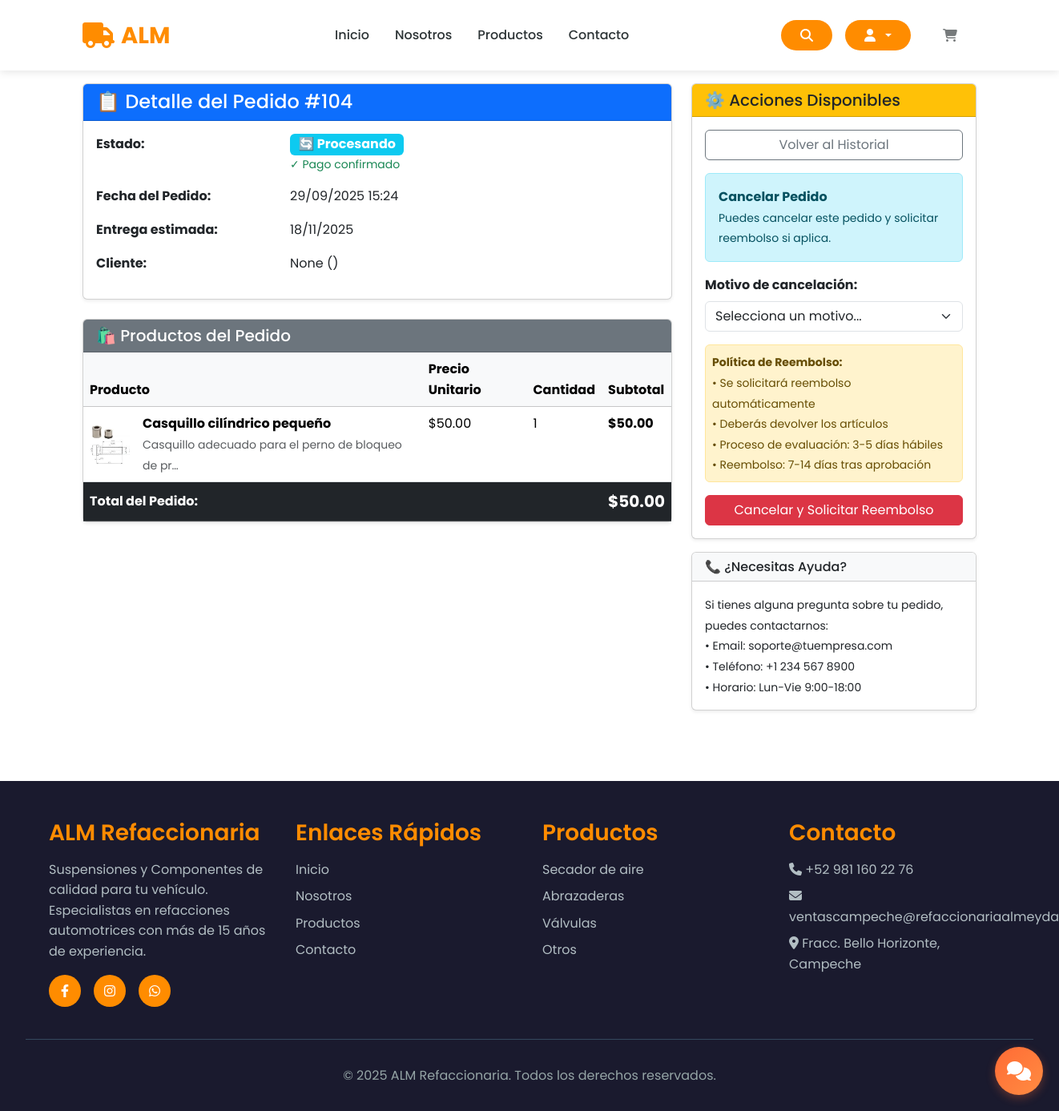
The page /order/104/ (signed in) on the database its author committed.
### store/models.py (models this page shows, shortened)
class Order(models.Model):
    STATUS_CHOICES = [
        ('Pendiente', 'Pendiente'),
        ('Procesando', 'Procesando'),
        ('Enviado', 'Enviado'),
        ('Entregado', 'Entregado'),
        ('Cancelado', 'Cancelado'),
    ]
    customer = models.ForeignKey(Customer, on_delete=models.SET_NULL, null=True, blank=True)
    date_ordered = models.DateTimeField(auto_now_add=True)
    complete = models.BooleanField(default=False)
    transaction_id = models.CharField(max_length=200, null=True)
    status = models.CharField(max_length=20, choices=STATUS_CHOICES, default='Pendiente')
    estimated_delivery = models.DateField(null=True, blank=True)
    custom_message = models.TextField(null=True, blank=True)
    @property
    def get_cart_items(self):
        return sum(item.quantity for item in self.orderitem_set.all())
    @property
    def get_cart_total(self):
        return sum(item.get_total for item in self.orderitem_set.all())

class Customer(models.Model):
    user = models.OneToOneField(User, null=True, blank=True, on_delete=models.CASCADE)
    name = models.CharField(max_length=200, null=True, blank=True)
    email = models.EmailField(max_length=200)
    phone_number = models.CharField(max_length=20, blank=True, null=True)
    address = models.CharField(max_length=250, blank=True, null=True)
    referencias = models.CharField(max_length=250, blank=True, null=True)
    date_of_birth = models.DateField(null=True, blank=True)
    zip_code = models.CharField(max_length=10, null=True, blank=True)
    state = models.CharField(
        max_length=3,
        choices=MEXICAN_STATES,
        blank=True,
        null=True
    )
    municipality = models.CharField(max_length=100, blank=True, null=True)

class OrderItem(models.Model):
    product = models.ForeignKey(Product, on_delete=models.SET_NULL, null=True)
    order = models.ForeignKey(Order, on_delete=models.SET_NULL, null=True)
    quantity = models.IntegerField(default=0)
    date_added = models.DateTimeField(auto_now_add=True)
    @property
    def get_total(self):
        if not self.product:  # Si no hay producto
            return 0
        if self.product.offer and self.product.offer_price is not None:
            return self.product.offer_price * self.quantity
        return self.product.price * self.quantity

class Product(models.Model):
    CATEGORY_CHOICES = [
        ('Sujeción y Soporte', 'Sujeción y Soporte'),
        ('Motor y Transmisión', 'Motor y Transmisión'),
        ('Sistema hidraulico y Neumatico', 'Sistema hidraulico y Neumatico'),
        ('Bujes y Casquillos', 'Bujes y Casquillos'),
        ('Sistema de Frenos', 'Sistema de Frenos'),
        ('Accesorios y Misceláneos', 'Accesorios y Misceláneos'),
    ]
    MATERIAL_CHOICES = [
        ('Acero', 'Acero'),
        ('Hierro fundido', 'Hierro fundido'),
        ('Bronce / Latón', 'Bronce / Latón'),
        ('Aluminio', 'Aluminio'),
        ('Goma / Poliuretano', 'Goma / Poliuretano'),
        ('Otro', 'Otro'),
    ]
    PROVEEDOR_CHOICES = [
        ('Productos Almeyda', 'Productos Almeyda'),
    ]
    proveedor = models.CharField(max_length=100, choices=PROVEEDOR_CHOICES)
    seller = models.ForeignKey(User, on_delete=models.CASCADE)
    name = models.CharField(max_length=200)
    description = models.TextField(max_length=1000, null=True, blank=True)
    price = models.FloatField()
    offer_price = models.FloatField(null=True, blank=True)
    offer = models.BooleanField(default=False)
    quantity = models.IntegerField()
    category = models.CharField(max_length=50, choices=CATEGORY_CHOICES)
    height_cm = models.FloatField()
    width_cm = models.FloatField()
    material = models.CharField(max_length=50, choices=MATERIAL_CHOICES)
    likes = models.ManyToManyField(User, related_name='liked_products', blank=True)
    date_of_delivery = models.DateField(null=True, blank=True)
    image = models.ImageField(null=True, blank=False)
    imageuno = models.ImageField(null=True, blank=False)
    imagedos = models.ImageField(null=True, blank=False)
    imagetres = models.ImageField(null=True, blank=False)

### store/views.py (the view)
# urls.py: path('order/<int:order_id>/', views.order_detail, name='order_detail'),
@login_required
def order_detail(request, order_id):
    order = get_object_or_404(Order, id=order_id)
    data = cartData(request)
    cartItems = data['cartItems']
    if not request.user.is_staff and order.customer.user != request.user:
        return HttpResponseForbidden("No tienes permiso para ver este pedido.")
    return render(request, 'store/order_detail.html', {'order': order, 'cartItems': cartItems})

### store/utils.py (called while the page is built)
def cartData(request):
    if request.user.is_authenticated:
        try:
            customer = request.user.customer
            order, created = Order.objects.get_or_create(customer=customer, complete=False)
            items = order.orderitem_set.all()
            cartItems = order.get_cart_items
        except Customer.DoesNotExist:
            items = []
            order = {'get_cart_total': 0, 'get_cart_items': 0, 'shipping': False}
            cartItems = 0
    else:
        items = []
        order = {'get_cart_total': 0, 'get_cart_items': 0, 'shipping': False}
        cartItems = 0
    return {'cartItems': cartItems, 'order': order, 'items': items}

### store/templates/store/order_detail.html (shortened to what this page needs)
{% extends 'store/main.html' %}
{% load static %}
{% block content %}
<div class="container py-4">
  <div class="row">
    <div class="col-lg-8">
      <div class="card shadow-sm">
        <div class="card-header bg-primary text-white">
          <h4 class="mb-0">📋 Detalle del Pedido #{{ order.id }}</h4>
        </div>
        <div class="card-body">
          <div class="row mb-3">
            <div class="col-sm-4"><strong>Estado:</strong></div>
            <div class="col-sm-8">
              {% if order.status|lower == "pendiente" %}
                <span class="badge bg-warning text-dark fs-6">⏳ Pendiente</span>
                <small class="text-muted d-block">Falta completar pago</small>
              {% elif order.status|lower == "procesando" %}
                <span class="badge bg-info text-white fs-6">🔄 Procesando</span>
                <small class="text-success d-block">✓ Pago confirmado</small>
              {% elif order.status|lower == "enviado" %}
                <span class="badge bg-info text-dark fs-6">📦 Enviado</span>
              {% elif order.status|lower == "entregado" %}
                <span class="badge bg-success fs-6">✅ Entregado</span>
              {% elif order.status|lower == "cancelado" %}
                <span class="badge bg-danger text-white fs-6">❌ Cancelado</span>
              {% elif order.status|lower == "reembolso_pendiente" %}
                <span class="badge bg-warning text-dark fs-6">💰 Reembolso Pendiente</span>
              {% elif order.status|lower == "reembolsado" %}
                <span class="badge bg-success fs-6">💚 Reembolsado</span>
              {% else %}
                <span class="badge bg-secondary fs-6">{{ order.status }}</span>
              {% endif %}
            </div>
          </div>
          <div class="row mb-3">
            <div class="col-sm-4"><strong>Fecha del Pedido:</strong></div>
            <div class="col-sm-8">{{ order.date_ordered|date:"d/m/Y H:i" }}</div>
          </div>
          {% if order.estimated_delivery %}
          <div class="row mb-3">
            <div class="col-sm-4"><strong>Entrega estimada:</strong></div>
            <div class="col-sm-8">{{ order.estimated_delivery|date:"d/m/Y" }}</div>
          </div>
          {% endif %}
          {% if order.customer %}
          <div class="row mb-3">
            <div class="col-sm-4"><strong>Cliente:</strong></div>
            <div class="col-sm-8">{{ order.customer.name }} ({{ order.customer.email }})</div>
          </div>
          {% endif %}
        </div>
      </div>
      <div class="card shadow-sm mt-4">
        <div class="card-header bg-secondary text-white">
          <h5 class="mb-0">🛍️ Productos del Pedido</h5>
        </div>
        <div class="card-body p-0">
          <div class="table-responsive">
            <table class="table table-hover mb-0">
              <thead class="table-light">
                <tr>
                  <th>Producto</th>
                  <th>Precio Unitario</th>
                  <th>Cantidad</th>
                  <th>Subtotal</th>
                </tr>
              </thead>
              <tbody>
                {% for item in order.orderitem_set.all %}
                <tr>
                  <td>
                    <div class="d-flex align-items-center">
                      {% if item.product.image %}
                        <img src="{{ item.product.image.url }}" alt="{{ item.product.name }}"
                             class="rounded me-3" style="width: 50px; height: 50px; object-fit: cover;">
                      {% endif %}
                      <div>
                        <strong>{{ item.product.name }}</strong>
                        {% if item.product.description %}
                          <br><small class="text-muted">{{ item.product.description|truncatechars:50 }}</small>
                        {% endif %}
                      </div>
                    </div>
                  </td>
                  <td>${{ item.product.price|floatformat:2 }}</td>
                  <td>{{ item.quantity }}</td>
                  <td><strong>${{ item.get_total|floatformat:2 }}</strong></td>
                </tr>
                {% endfor %}
              </tbody>
              <tfoot class="table-dark">
                <tr>
                  <th colspan="3">Total del Pedido:</th>
                  <th class="fs-5">${{ order.get_cart_total|floatformat:2 }}</th>
                </tr>
              </tfoot>
            </table>
          </div>
        </div>
      </div>
    </div>
    <div class="col-lg-4">
      <div class="card shadow-sm">
        <div class="card-header bg-warning text-dark">
          <h5 class="mb-0">⚙️ Acciones Disponibles</h5>
        </div>
        <div class="card-body">
          <a href="{% url 'order_history' %}" class="btn btn-outline-secondary w-100 mb-3">
             Volver al Historial
          </a>
          {% if order.status|lower == "pendiente" or order.status|lower == "procesando" or order.status|lower == "enviado" %}
            <div class="alert alert-info p-3 mb-3">
              <strong>Cancelar Pedido</strong><br>
              <small>Puedes cancelar este pedido y solicitar reembolso si aplica.</small>
            </div>
            <form action="{% url 'cancel_order' order.id %}" method="post">
              <div class="mb-3">
                <label for="cancel_reason" class="form-label">
                  <strong>Motivo de cancelación:</strong>
                </label>
                <select class="form-select" name="cancel_reason" id="cancel_reason" required>
                  <option value="">Selecciona un motivo...</option>
                </select>
              </div>
              {% if order.status|lower == "procesando" or order.status|lower == "enviado" %}
                <div class="alert alert-warning p-2 mb-3">
                  <small>
                    <strong>Política de Reembolso:</strong><br>
                    • Se solicitará reembolso automáticamente<br>
                    • Deberás devolver los artículos<br>
                    • Proceso de evaluación: 3-5 días hábiles<br>
                    • Reembolso: 7-14 días tras aprobación
                  </small>
                </div>
              {% endif %}
              <button type="submit" class="btn btn-danger w-100"
                      onclick="return showCancelConfirmation();">
                {% if order.status|lower == "pendiente" %}
                  Cancelar Pedido
                {% else %}
                  Cancelar y Solicitar Reembolso
                {% endif %}
              </button>
            </form>
          {% elif order.status|lower == "entregado" %}
            <div class="alert alert-success">
              <i class="bi bi-check-circle"></i>
              <strong>Pedido Entregado</strong><br>
              <small>Tu pedido ha sido entregado exitosamente.</small>
            </div>
          {% else %}
            <div class="alert alert-info">
              <i class="bi bi-info-circle"></i>
              <strong>Sin acciones disponibles</strong><br>
              <small>No hay acciones disponibles para este pedido en este momento.</small>
            </div>
          {% endif %}
        </div>
      </div>
      <div class="card shadow-sm mt-3">
        <div class="card-header bg-light">
          <h6 class="mb-0">📞 ¿Necesitas Ayuda?</h6>
        </div>
        <div class="card-body">
          <small>
            Si tienes alguna pregunta sobre tu pedido, puedes contactarnos:<br>
            • Email: soporte@tuempresa.com<br>
            • Teléfono: +1 234 567 8900<br>
            • Horario: Lun-Vie 9:00-18:00
          </small>
        </div>
      </div>
    </div>
  </div>
</div>
{% endblock %}

### store/templates/store/base.html (style rules this page uses)
* { margin: 0; padding: 0; box-sizing: border-box; }
:root { --primary-color: #FF8C00; --secondary-color: #1a1a2e; --accent-color: #FFA500; --text-dark: #2d3436; --text-light: #636e72; --white: #ffffff; --light-bg: #f8f9fa; }
body { font-family: 'Poppins', sans-serif; line-height: 1.6; color: var(--text-dark); background-color: var(--white); }
* { transition: background-color 0.3s ease, color 0.3s ease, border-color 0.3s ease; }

### rows shown on the page
Order: id "104", date_ordered "29/09/2025 15:24", estimated_delivery "18/11/2025", customer.name "None", get_cart_total "50.00"
OrderItem: product.image (picture), product.name "Casquillo cilíndrico pequeño", product.description "Casquillo adecuado para el perno de bloqueo de pr…", product.price "50.00", quantity "1", get_total "50.00"
